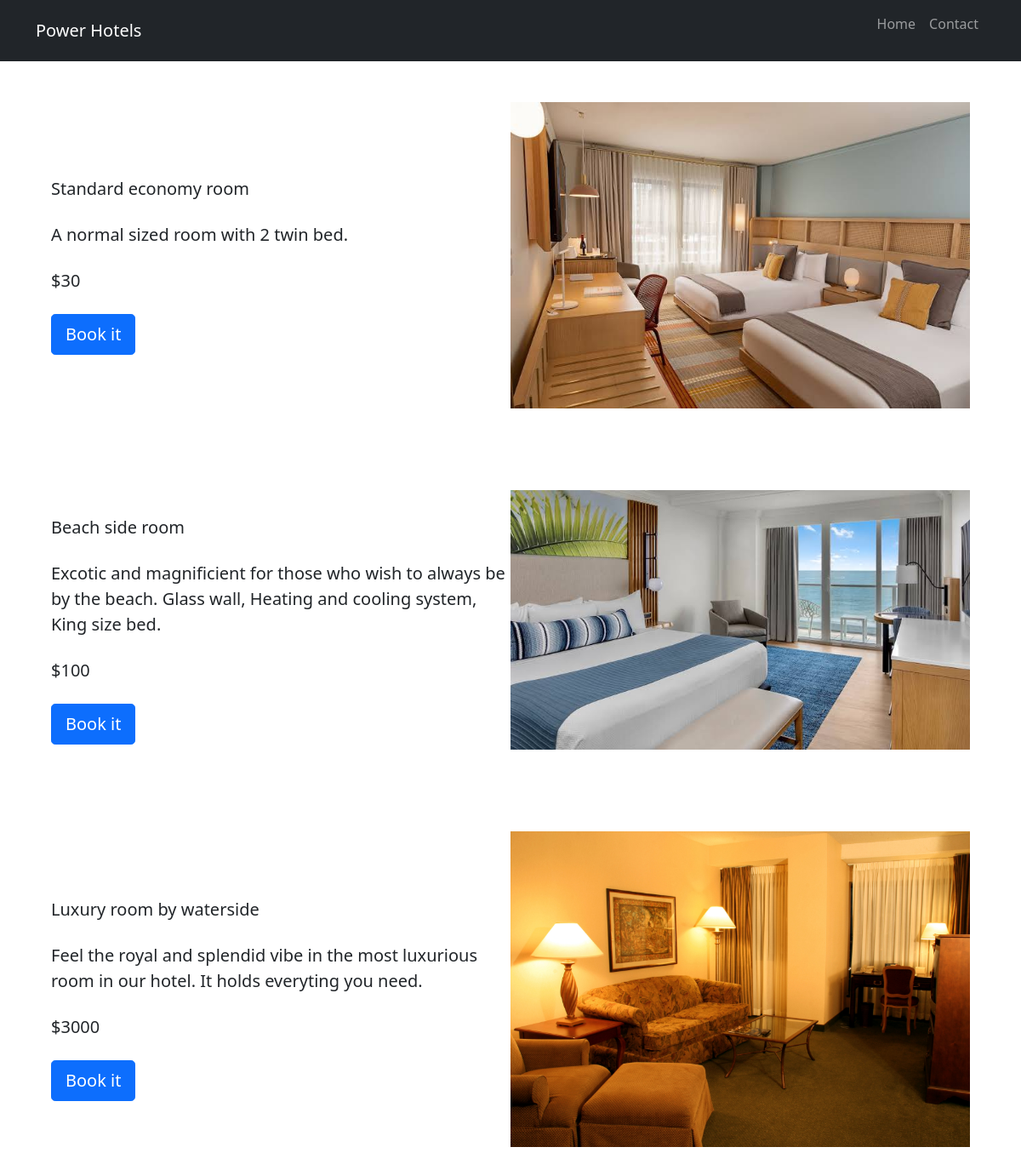
Page /room/ on the committed database.
### room/models.py (models this page shows, shortened)
class Room(models.Model):
    name = models.CharField(max_length=50)
    description = models.CharField(max_length=400)
    costper_night = models.PositiveIntegerField()
    is_booked = models.BooleanField(default=False)
    image = models.ImageField(null= True)

### customer/views.py (the view)
# urls.py: path('room/', views.allrooms, name = "allroom")
def allrooms(request):
    room = Room.objects.all()
    context = {
        'room' : room,
    }
    return render(request, "allrooms.html", context)

### template/allrooms.html (shortened to what this page needs)
{% load static %}
<!DOCTYPE html>
<html>
    <head>
        <link href="{% static 'css/bootstrap.min.css' %}"  rel="stylesheet">
    </head>
    <body>
        <nav class="navbar navbar-expand-lg bg-dark navbar-dark">
            <div class="container">
                <a href="{% url 'home' %}" class="navbar-brand">Power Hotels</a>
                <div class="collapse navbar-collapse" id="navmenu">
                    <ul class="navbar-nav ms-auto">
                        <li class="nav-item">
                            <a href = "{% url 'home' %}" class="nav-link"><p>Home</p></a>
                        </li>
                        <li class="nav-item">
                            <a href ="/#contact" class="nav-link"><p>Contact</p></a>
                        </li>
                    </ul>
                </div>
            </div>
        </nav>
        {% for room in room %}
        <section class="bg-transparent text-dark p-5 text-sm-start">
            <div class="container">
                <div class="d-sm-flex align-items-center justify-content-between">
                    <div>
                        <p class="lead my-4">{{ room.name }}</p>
                        <p class="lead my-4">{{ room.description }}</p>
                        <p class="lead my-4">${{ room.costper_night }}</p>
                         {% if room.is_booked %}
                             <p>The room is booked</p>
                         {% else %}
                         <a href="{{ room.id }}"><button class="btn btn-primary btn-lg">Book it</button></a>
                         {% endif %}
                    </div>
                    {% if room.image %}
                            <img src="{{ room.image.url }}" class="img-fluid w-50">
                    {% endif %}
                </div>
            </div>
        </section>
        {% endfor %}
    </body>
</html>

### rows in the picture
Room: name "Standard economy room", description "A normal sized room with 2 twin bed.", costper_night "30", image (picture)
Room: name "Beach side room", description "Excotic and magnificient for those who wish to always be by the beach. Glass wall, Heating and cooling system, King size bed.", costper_night "100", image (picture)
Room: name "Luxury room by waterside", description "Feel the royal and splendid vibe in the most luxurious room in our hotel. It holds everyting you need.", costper_night "3000", image (picture)
